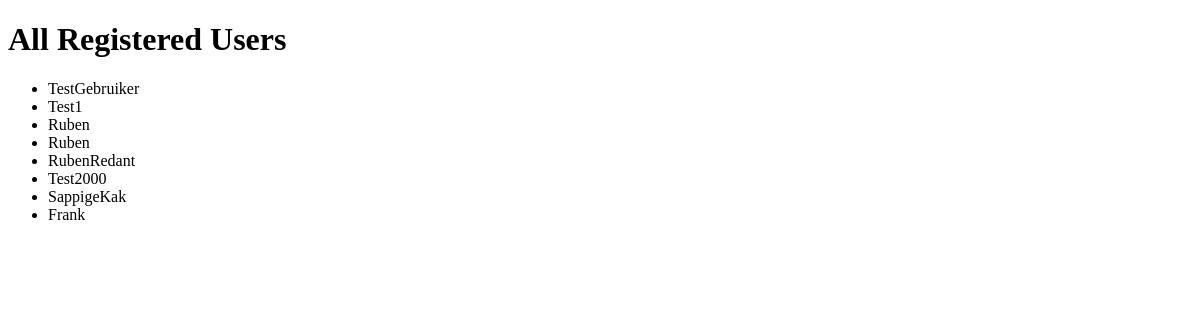
/users (signed in), run on an earlier commit of the app's database.
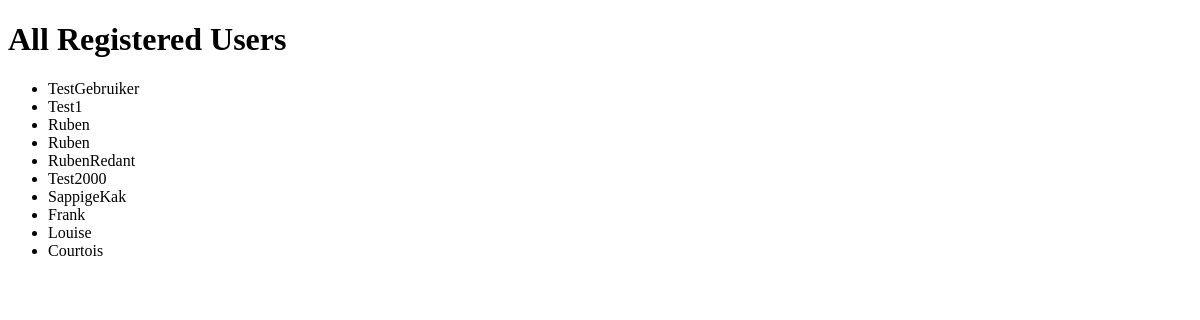
And on a later commit of the database.
### app.py (models this page shows, shortened)
class User(db.Model, UserMixin):
    id = db.Column(db.Integer, primary_key=True)
    username = db.Column(db.String(20), nullable=False)
    password_hash = db.Column(db.String(128), nullable=False, server_default='')
    @property
    def password(self):
        raise AttributeError('password is not a readable attribute')

### app.py (the view)
@app.route('/users')
@login_required
def users():
    all_users = User.query.all()
    return render_template('users.html', all_users=all_users)

### app.py (called while the page is built)
@login_manager.user_loader
def load_user(user_id):
    return User.query.get(int(user_id))

### templates/users.html (shortened to what this page needs)
<!DOCTYPE html>
<html>
  <head>
  </head>
  <body>
    <h1>All Registered Users</h1>
    <ul>
      {% for user in all_users %}
        <li>{{ user.username }}</li>
      {% endfor %}
    </ul>
  </body>
</html>

What changed in the data, as far as the page shows it:
added User: username "Louise"
added User: username "Courtois"
